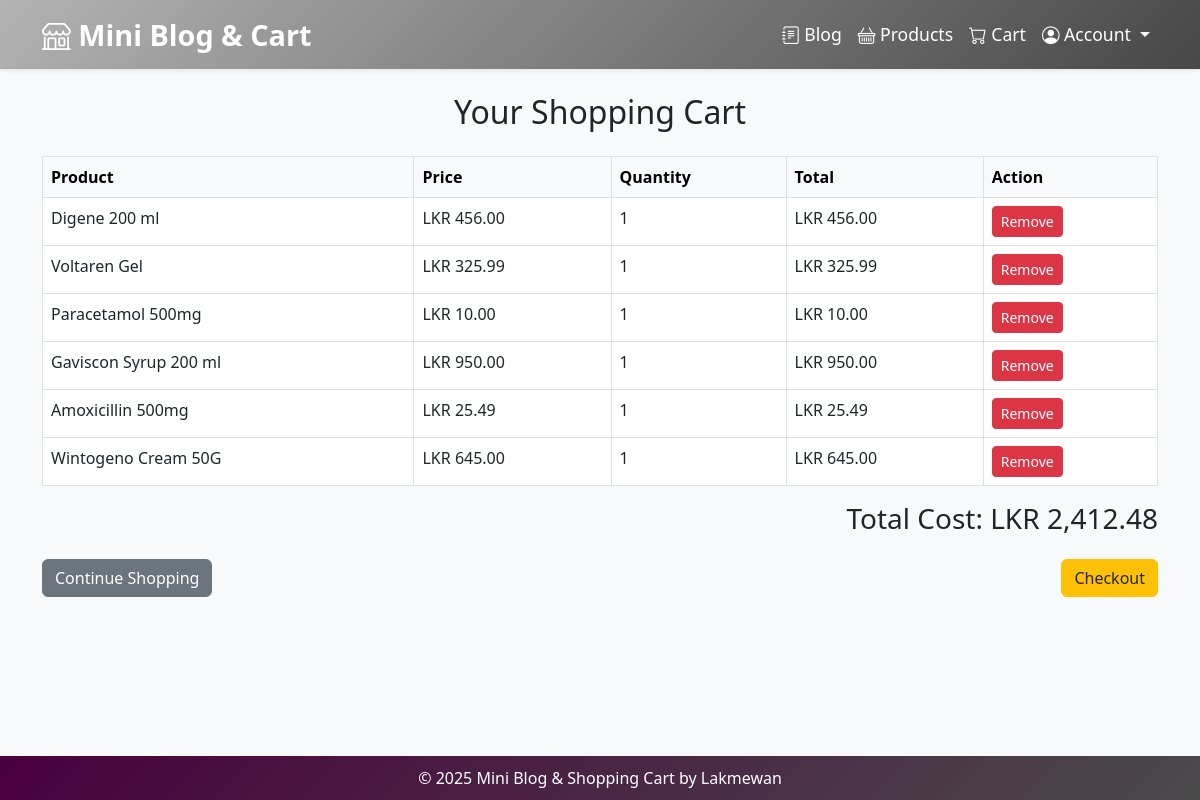
/cart/view.php (signed in), run on the app's committed database.
### tables this page shows
CREATE TABLE `cart` (
  `id` int(11) NOT NULL,
  `user_id` int(11) DEFAULT NULL,
  `product_id` int(11) DEFAULT NULL,
  `quantity` int(11) DEFAULT 1
);

CREATE TABLE `products` (
  `id` int(11) NOT NULL,
  `name` varchar(255) NOT NULL,
  `price` decimal(10,2) NOT NULL,
  `image` varchar(255) NOT NULL
);

### cart/view.php (the view, shortened to what this page needs)
<?php
include '../includes/db.php';
$user_id = $_SESSION['user_id'];
$stmt = $pdo->prepare("
    SELECT cart.id AS cart_id, products.name, products.price, cart.quantity,
           (products.price * cart.quantity) AS total
    FROM cart
    JOIN products ON cart.product_id = products.id
    WHERE cart.user_id = ?
");
$stmt->execute([$user_id]);
$cart_items = $stmt->fetchAll();
$total_cost = 0;
foreach ($cart_items as $item) {
    $total_cost += $item['total'];
}
?>
<?php include '../includes/header.php'; ?>
<h2 class="text-center mb-4">Your Shopping Cart</h2>
<?php if (!empty($cart_items)): ?>
    <table class="table table-bordered table-hover">
        <thead class="table-light">
            <tr>
                <th>Product</th>
                <th>Price</th>
                <th>Quantity</th>
                <th>Total</th>
                <th>Action</th>
            </tr>
        </thead>
        <tbody>
            <?php foreach ($cart_items as $item): ?>
                <tr>
                    <td><?= htmlspecialchars($item['name']) ?></td>
                    <td>LKR <?= number_format($item['price'], 2) ?></td>
                    <td><?= $item['quantity'] ?></td>
                    <td>LKR <?= number_format($item['total'], 2) ?></td>
                    <td>
                        <form action="remove.php" method="POST" style="display: inline-block;">
                            <button type="submit" class="btn btn-sm btn-danger">Remove</button>
                        </form>
                    </td>
                </tr>
            <?php endforeach; ?>
        </tbody>
    </table>
    <h3 class="text-end">Total Cost: LKR <?= number_format($total_cost, 2) ?></h3>
    <div class="d-flex justify-content-between mt-4">
    <a href="../products/index.php" class="btn btn-secondary">Continue Shopping</a>
    <a href="checkout.php" class="btn btn-warning text-dark">Checkout</a>
</div>
<?php endif; ?>
<?php include '../includes/footer.php'; ?>

### includes/header.php (style rules this page uses)
body { background-color: #f8f9fa; }

### data on the page
cart: product.name "Digene 200 ml", product.price "456.00", quantity "1", total "456.00"
cart: product.name "Voltaren Gel", product.price "325.99", quantity "1", total "325.99"
cart: product.name "Paracetamol 500mg", product.price "10.00", quantity "1", total "10.00"
cart: product.name "Gaviscon Syrup 200 ml", product.price "950.00", quantity "1", total "950.00"
cart: product.name "Amoxicillin 500mg", product.price "25.49", quantity "1", total "25.49"
cart: product.name "Wintogeno Cream 50G", product.price "645.00", quantity "1", total "645.00"

### other printed values
$total_cost "2,412.48"
